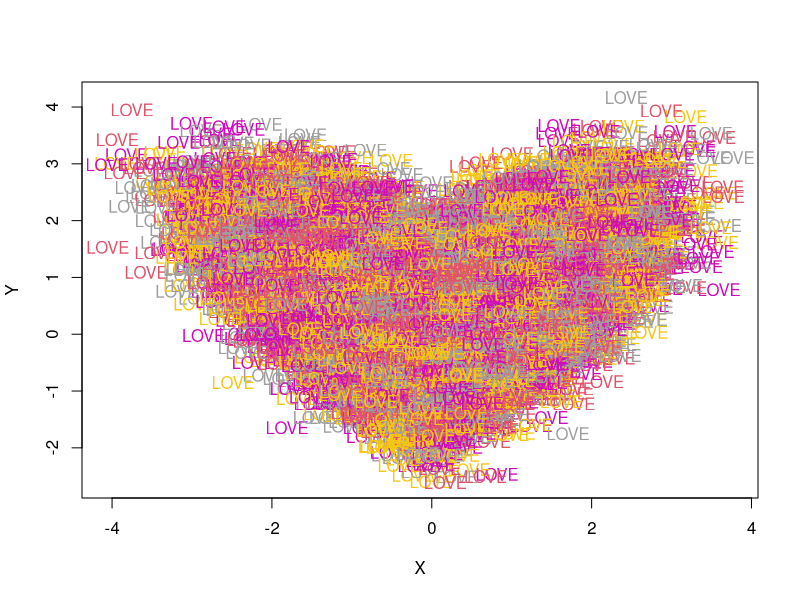

This figure's R source:
n <- 50000
r <- 0.7
r_e <- (1 - r * r) ^ 0.5
X <- rnorm(n)
Y <- X * r + r_e * rnorm(n)
Y <- ifelse(X>0, Y, -Y)
a <- sample(c(2,6,7,8), 50000, T)
b <- sample(c(76,79,86,69), 50000, T)
plot(X, Y, col=0)
text(X, Y, "LOVE", col=a)